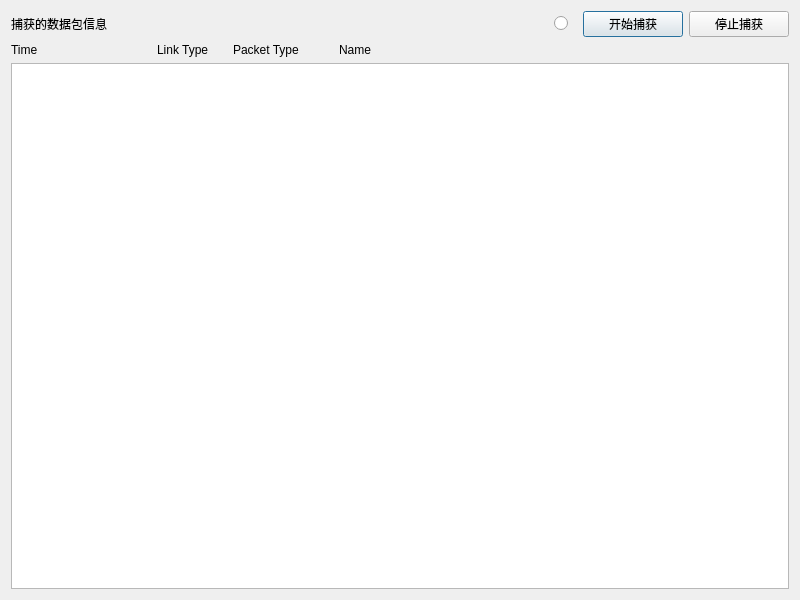
<?xml version="1.0" encoding="UTF-8"?>
<ui version="4.0">
 <class>PacketInformation</class>
 <widget class="QDialog" name="PacketInformation">
  <property name="geometry">
   <rect>
    <x>0</x>
    <y>0</y>
    <width>800</width>
    <height>600</height>
   </rect>
  </property>
  <property name="windowTitle">
   <string>PacketInformation</string>
  </property>
  <layout class="QVBoxLayout" name="verticalLayout">
   <item>
    <layout class="QHBoxLayout" name="horizontalLayout">
     <item>
      <widget class="QLabel" name="label">
       <property name="text">
        <string>捕获的数据包信息</string>
       </property>
      </widget>
     </item>
     <item>
      <widget class="QRadioButton" name="displayStatus">
       <property name="maximumSize">
        <size>
         <width>23</width>
         <height>16777215</height>
        </size>
       </property>
       <property name="text">
        <string/>
       </property>
      </widget>
     </item>
     <item>
      <widget class="QPushButton" name="startCapture">
       <property name="maximumSize">
        <size>
         <width>100</width>
         <height>16777215</height>
        </size>
       </property>
       <property name="text">
        <string>开始捕获</string>
       </property>
      </widget>
     </item>
     <item>
      <widget class="QPushButton" name="stopCapture">
       <property name="maximumSize">
        <size>
         <width>100</width>
         <height>16777215</height>
        </size>
       </property>
       <property name="text">
        <string>停止捕获</string>
       </property>
      </widget>
     </item>
    </layout>
   </item>
   <item>
    <layout class="QHBoxLayout" name="horizontalLayout_2">
     <item>
      <widget class="QLabel" name="label_2">
       <property name="maximumSize">
        <size>
         <width>140</width>
         <height>16777215</height>
        </size>
       </property>
       <property name="text">
        <string>Time</string>
       </property>
      </widget>
     </item>
     <item>
      <widget class="QLabel" name="label_3">
       <property name="maximumSize">
        <size>
         <width>70</width>
         <height>16777215</height>
        </size>
       </property>
       <property name="text">
        <string>Link Type</string>
       </property>
      </widget>
     </item>
     <item>
      <widget class="QLabel" name="label_4">
       <property name="maximumSize">
        <size>
         <width>100</width>
         <height>16777215</height>
        </size>
       </property>
       <property name="text">
        <string>Packet Type</string>
       </property>
      </widget>
     </item>
     <item>
      <widget class="QLabel" name="label_5">
       <property name="text">
        <string>Name</string>
       </property>
      </widget>
     </item>
    </layout>
   </item>
   <item>
    <widget class="QTextBrowser" name="sendPacket"/>
   </item>
  </layout>
 </widget>
 <layoutdefault spacing="6" margin="11"/>
 <resources/>
 <connections/>
</ui>
